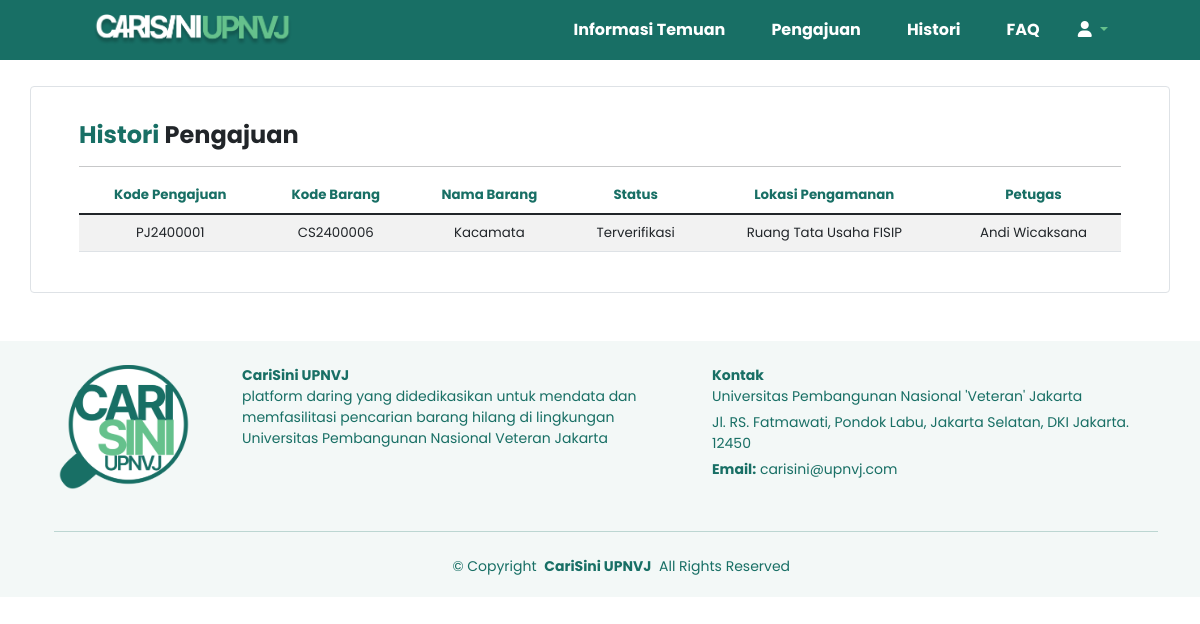
The app's page /histori_user.php (signed in), older data.
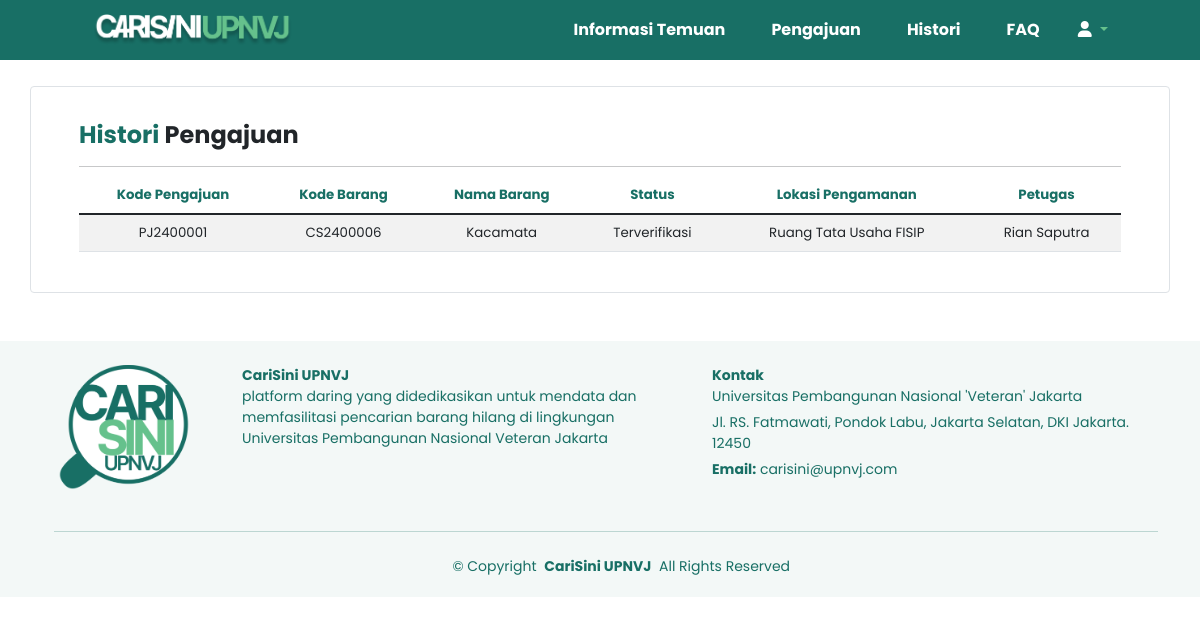
The same page, newer data.
### tables this page shows
CREATE TABLE `pengajuan` (
  `kd_ajuan` varchar(9) NOT NULL,
  `nm_lengkap` varchar(150) NOT NULL,
  `username` varchar(20) NOT NULL,
  `ktp_ktm` blob NOT NULL,
  `kd_brg` varchar(9) NOT NULL,
  `nm_brg_ajuan` varchar(150) NOT NULL,
  `tgl_hilang` date NOT NULL,
  `spek_brg_ajuan` varchar(250) NOT NULL,
  `kron_hilang` varchar(500) NOT NULL,
  `status` varchar(50) DEFAULT 'Belum Terverifikasi'
);

CREATE TABLE `temuan` (
  `kd_brg` varchar(9) NOT NULL,
  `nm_brg` varchar(150) NOT NULL,
  `spek_brg` varchar(250) NOT NULL,
  `tgl_temu` date NOT NULL,
  `lok_temu` varchar(100) NOT NULL,
  `foto_brg` blob NOT NULL,
  `lok_aman` varchar(100) NOT NULL,
  `petugas` varchar(150) NOT NULL,
  `status` varchar(50) DEFAULT 'Belum Terverifikasi'
);

### histori_user.php (the view, shortened to what this page needs)
<?php
include 'koneksi.php';
$username = $_SESSION['username'];
?>
<!DOCTYPE html>
<html lang="id">
<head>
    <link href="https://cdn.jsdelivr.net/npm/bootstrap@5.1.3/dist/css/bootstrap.min.css" rel="stylesheet">
    <link rel="stylesheet" href="https://cdnjs.cloudflare.com/ajax/libs/font-awesome/6.0.0-beta3/css/all.min.css">
    <link rel="stylesheet" href="style.css">
</head>
<body>
<?php
include "navbar_user.php"
?>
  <div class="flex-container">
        <div class="container mt-3 border rounded bg-white py-4 px-5 mb-5">
            <header style="margin-bottom:-30px;">
                <h1 class="title"><a style="text-decoration: none;"><span style= "color:#186F65">Histori </span><span>Pengajuan</span></a></h1>
                <hr>
            </header>
            <section>
        <?php
        $query = "
        SELECT pengajuan.kd_ajuan, pengajuan.kd_brg, pengajuan.nm_brg_ajuan, pengajuan.status, temuan.petugas, temuan.lok_aman
        FROM pengajuan
        LEFT JOIN temuan ON pengajuan.kd_brg = temuan.kd_brg
        WHERE pengajuan.username = '$username'
        ";
        $result = mysqli_query($koneksi, $query);
        ?>
        <div class="table-responsive">
             <table class="table table-striped mt-4">
                <thead>
                    <tr class="kolom">
                        <th scope="col">Kode Pengajuan</th>
                        <th scope="col">Kode Barang</th>
                        <th scope="col">Nama Barang</th>
                        <th scope="col">Status</th>
                        <th scope="col">Lokasi Pengamanan</th>
                        <th scope="col">Petugas</th>
                    </tr>
                </thead>
                <tbody>
                    <?php
                    while ($data = mysqli_fetch_assoc($result)) {
                        echo "<tr class='isi'>";
                        echo "<td>{$data['kd_ajuan']}</td>";
                        echo "<td>{$data['kd_brg']}</td>";
                        echo "<td>{$data['nm_brg_ajuan']}</td>";
                        echo "<td>{$data['status']}</td>";
                        echo "<td>{$data['lok_aman']}</td>";
                        echo "<td>{$data['petugas']}</td>";
                        echo "</tr>";
                    }
                    ?>
                </tbody>
            </table>
        </div>
        </section>
    </div>
    <?php
    include "footer.php"
    ?>
</body>
</html>

Row changes from the older to the newer data that the page shows:
changed through a linked row, pengajuan "PJ2400001": kd_brg.petugas "Andi Wicaksana" → "Rian Saputra"
